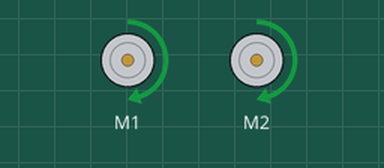
This sketch was run on a simulated Arduino Uno, built with avr-gcc and run on an emulated ATmega328P. Shown: 2 × DC motor (green arrow = forward, orange = backward, longer = faster). What the sketch prints to the serial monitor is not drawn.

Above: at 1.0 s.
At 2.5 s:
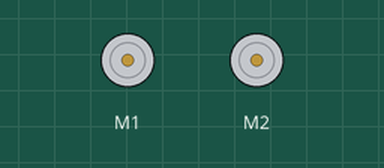
At 4.0 s:
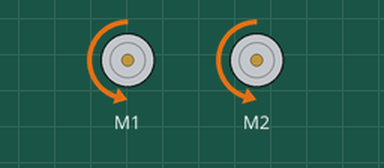
Timing chart, 0 to 7.8 s (numbered marks = the images above):
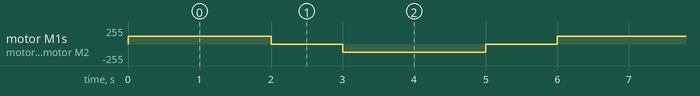

Measured:
- by itself, motor M1, motor M2: repeats every 6.0 s: stopped 1.0 s, backward 120/255 2.0 s, stopped 1.0 s, forward 120/255 2.0 s

The sketch:

botforwardreverse.ino
```cpp
#include <Wire.h>
#include <Adafruit_MotorShield.h>
#include "utility/Adafruit_PWMServoDriver.h"

// Create the motor shield object with the default I2C address
Adafruit_MotorShield AFMS = Adafruit_MotorShield();
// Select which 'port' M1, M2, M3 or M4. In this case, M1
Adafruit_DCMotor *RightMotor2 = AFMS.getMotor(2);
// You can also make another motor on port M2
Adafruit_DCMotor *LeftMotor1 = AFMS.getMotor(1);

void setup() {
  Serial.begin(9600);   // set up Serial library at 9600 bps
  Serial.println("forward and reverse test!");
  AFMS.begin();         // create with the default frequency 1.6KHz
}

void loop() {
  uint8_t i;

  LeftMotor1->setSpeed(120);
  RightMotor2->setSpeed(120);

  Serial.print("tick");

  RightMotor2->run(FORWARD);
  LeftMotor1->run(FORWARD);
  delay(2000);

  Serial.print("tock");

  RightMotor2->run(RELEASE);
  LeftMotor1->run(RELEASE);
  delay(1000);

  RightMotor2->run(BACKWARD);
  LeftMotor1->run(BACKWARD);
  delay(2000);

  RightMotor2->run(RELEASE);
  LeftMotor1->run(RELEASE);
  delay(1000);
}
```
